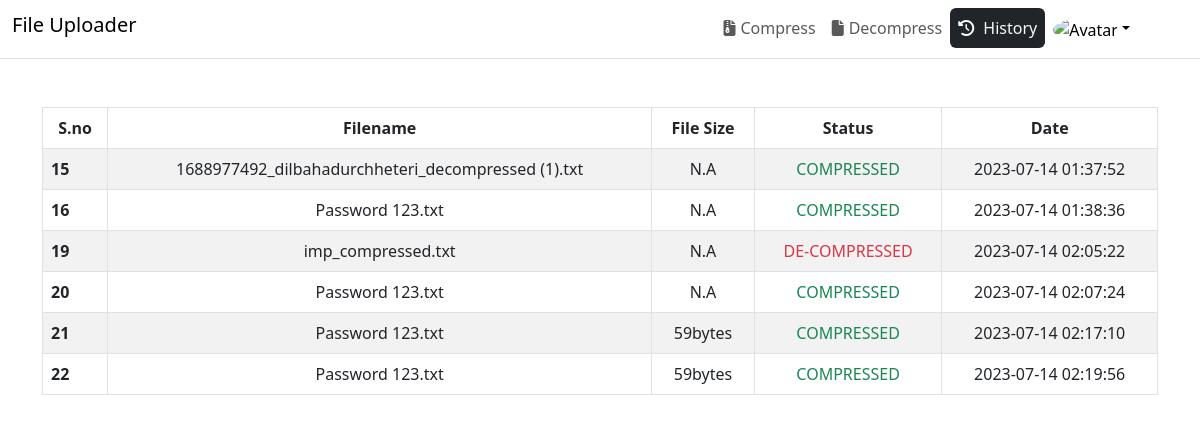
Screenshot of /history.php (signed in) with the database file from the repository.
### tables this page shows
CREATE TABLE `compress_data` (
  `id` int(11) NOT NULL,
  `file_name` varchar(256) NOT NULL,
  `file_url` varchar(500) NOT NULL,
  `file_size` varchar(150) NOT NULL,
  `user_id` int(11) NOT NULL,
  `status` varchar(30) NOT NULL,
  `date` timestamp NOT NULL DEFAULT current_timestamp() ON UPDATE current_timestamp()
);

### history.php (the view, shortened to what this page needs)
<?php
include_once './includes/header.php';
include_once 'dbconfig/dbconfig.php';
?>
<?php include_once './includes/navbar.php'; ?>
<div class="py-5">
    <div class="container">
    <table class="table table-striped  table-bordered ">
  <thead>
    <tr>
      <th scope="col" class="text-center">S.no</th>
      <th scope="col" class="text-center">Filename</th>
      <th scope="col" class="text-center">File Size</th>
      <th scope="col" class="text-center">Status</th>
      <th scope="col" class="text-center">Date</th>
    </tr>
  </thead>
  <tbody>
    <?php
    $sql = "SELECT * FROM compress_data WHERE user_id = '".$_SESSION['auth_user']['id']."'";
    $query_run = mysqli_query($con, $sql);
    if(mysqli_num_rows($query_run) > 0){
        foreach($query_run as $item){ ?>
                <tr>
                <th scope="row"><?=$item['id'];?></th>
                <td class="text-center"><?=$item['file_name']; ?></td>
                <td class="text-center"><?=$item['file_size']; if($item['file_size'] > 100){echo "mb";}else if($item['file_size'] == NULL){echo "N.A";}else{echo "bytes";};  ?></td>
                <td class="<?=$item['status']=="COMPRESSED" ?'text-success':'text-danger'; ?> text-center "><?=$item['status']; ?></td>
                <td class="text-center"><?=$item['date'];?></td>
                </tr>
     <?php   }
    }
    ?>
  </tbody>
</table>
    </div>
</div>
<?php include_once './includes/footer.php'; ?>

### includes/header.php (shortened to what this page needs)
<!DOCTYPE html>
<html lang="en">
<head>
    <link href="assets/css/bootstrap.min.css" rel="stylesheet">
    <link rel="stylesheet" href="assets/css/style.css">
</head>
<body>

### includes/navbar.php (shortened to what this page needs)
<?php
$page = substr($_SERVER['SCRIPT_NAME'], strrpos($_SERVER['SCRIPT_NAME'],"/") + 1);
?>
<nav id="main-navbar" class="navbar navbar-expand-lg navbar-light bg-white  border-bottom">
 <div class="container-fluid">
   <a class="navbar-brand " href="index.php" style="<?= $page == "index.php" ?'border:2px solid black;padding:5px 10px 5px 10px;border-radius:10px;  ':'';  ?>">
       <h5>File Uploader</h5>
   </a>
   <ul class="navbar-nav ms-auto d-flex flex-row" style="margin-right: 50px;">
  <?php
  if(isset($_SESSION['auth_user'])){ ?>
    <li class="nav-item me-3 me-lg-0">
    <a class="nav-link  <?= $page == "compress.php" ?'active rounded bg-dark text-light ':'';  ?>" href="compress.php">
    <span><i class="fa-sharp fa-solid fa-file-zipper" style="margin-right: 5px;"></i>Compress</span>
    </a>
    </li>
    <li class="nav-item me-3 me-lg-0">
    <a class="nav-link <?= $page == "decompress.php" ?'active rounded bg-dark text-light ':'';  ?>" href="decompress.php">
    <span><i  class="fa-solid fa-file" style="margin-right: 5px;"></i>Decompress</span>
    </a>
    </li>
    <li class="nav-item me-3 me-lg-0">
    <a class="nav-link <?= $page == "history.php" ?'active rounded bg-dark text-light  ':'';  ?>" href="history.php">
    <span><i  class="fa-solid fa-clock-rotate-left" style="margin-right: 5px;"></i>  History</span>
    </a>
    </li>
            <li class="nav-item dropdown">
            <a href="" class="nav-link text-black dropdown-toggle" role="button" data-bs-toggle="dropdown" aria-expanded="false" >
            <img
            src="https://sm.ign.com/ign_nordic/cover/a/avatar-gen/avatar-generations_prsz.jpg"
            class="rounded-circle"
            height="22"
            alt="Avatar"
            loading="lazy"/></a>
            </li>
 <?php }
  ?>
   </ul>
 </div>
</nav>

### includes/footer.php (shortened to what this page needs)
</body>
</html>

### rows the page displays
compress_data: id "15", file_name "1688977492_dilbahadurchheteri_decompressed (1).txt", file_size "N.A", status "COMPRESSED", date "2023-07-14 01:37:52"
compress_data: id "16", file_name "Password 123.txt", file_size "N.A", status "COMPRESSED", date "2023-07-14 01:38:36"
compress_data: id "19", file_name "imp_compressed.txt", file_size "N.A", status "DE-COMPRESSED", date "2023-07-14 02:05:22"
compress_data: id "20", file_name "Password 123.txt", file_size "N.A", status "COMPRESSED", date "2023-07-14 02:07:24"
compress_data: id "21", file_name "Password 123.txt", file_size "59", shows "bytes", status "COMPRESSED", date "2023-07-14 02:17:10"
compress_data: id "22", file_name "Password 123.txt", file_size "59", shows "bytes", status "COMPRESSED", date "2023-07-14 02:19:56"
